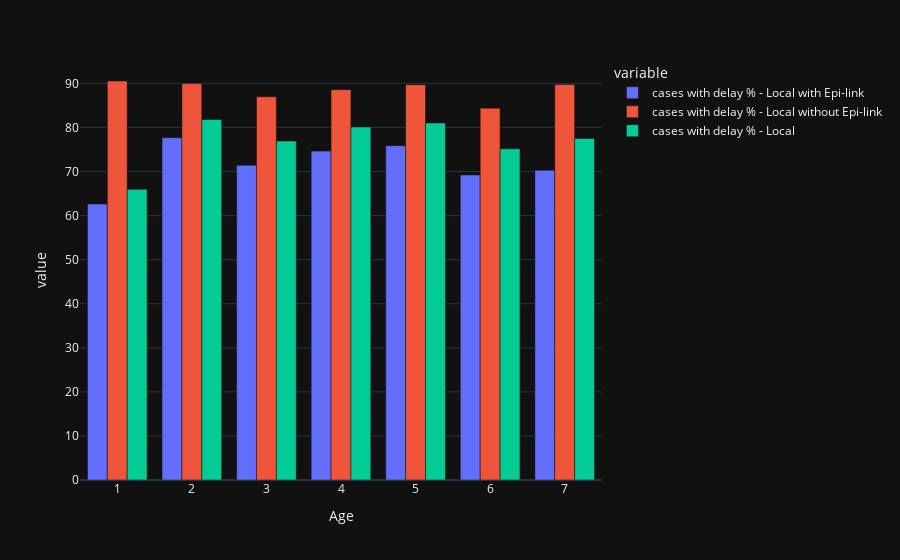

Source (notebook cell):
### Code cell
fig = px.bar(df_age, x = df_age.index, y = ["cases with delay % - Local with Epi-link","cases with delay % - Local without Epi-link","cases with delay % - Local"],template="plotly_dark",barmode='group')
fig.show()

### Figure 1 — Plotly figure (JSON) as saved in the notebook; plotly's stock layout.template omitted (floating-point values rounded to 4 significant figures)
{"data": [{"alignmentgroup": "True", "hovertemplate": "variable=cases with delay % - Local with Epi-link<br>Age=%{x}<br>value=%{y}<extra></extra>", "legendgroup": "cases with delay % - Local with Epi-link", "marker": {"color": "#636efa"}, "name": "cases with delay % - Local with Epi-link", "offsetgroup": "cases with delay % - Local with Epi-link", "orientation": "v", "showlegend": true, "textposition": "auto", "type": "bar", "x": [1, 2, 3, 4, 5, 6, 7], "xaxis": "x", "y": [62.62, 77.69, 71.39, 74.63, 75.87, 69.21, 70.3], "yaxis": "y"}, {"alignmentgroup": "True", "hovertemplate": "variable=cases with delay % - Local without Epi-link<br>Age=%{x}<br>value=%{y}<extra></extra>", "legendgroup": "cases with delay % - Local without Epi-link", "marker": {"color": "#EF553B"}, "name": "cases with delay % - Local without Epi-link", "offsetgroup": "cases with delay % - Local without Epi-link", "orientation": "v", "showlegend": true, "textposition": "auto", "type": "bar", "x": [1, 2, 3, 4, 5, 6, 7], "xaxis": "x", "y": [90.54, 90, 86.96, 88.58, 89.68, 84.38, 89.77], "yaxis": "y"}, {"alignmentgroup": "True", "hovertemplate": "variable=cases with delay % - Local<br>Age=%{x}<br>value=%{y}<extra></extra>", "legendgroup": "cases with delay % - Local", "marker": {"color": "#00cc96"}, "name": "cases with delay % - Local", "offsetgroup": "cases with delay % - Local", "orientation": "v", "showlegend": true, "textposition": "auto", "type": "bar", "x": [1, 2, 3, 4, 5, 6, 7], "xaxis": "x", "y": [65.96, 81.8, 76.91, 80.11, 81.02, 75.15, 77.49], "yaxis": "y"}], "layout": {"barmode": "group", "legend": {"title": {"text": "variable"}, "tracegroupgap": 0}, "margin": {"t": 60}, "xaxis": {"anchor": "y", "domain": [0, 1], "title": {"text": "Age"}}, "yaxis": {"anchor": "x", "domain": [0, 1], "title": {"text": "value"}}}}
